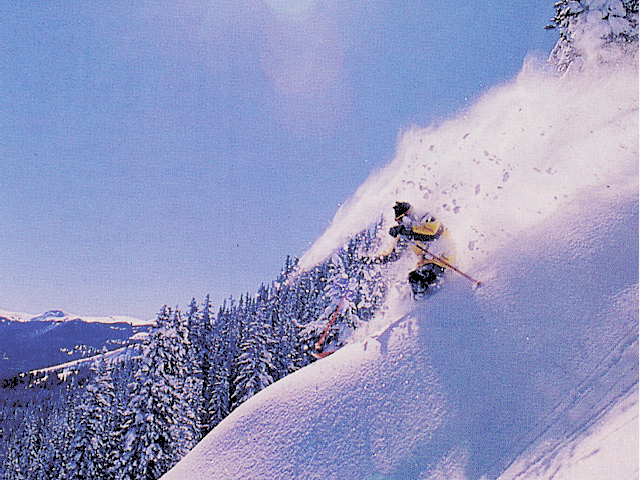
#> input picture tests/snowmass.bmp, 640 x 480 px
$ python img2mif.py tests/snowmass.bmp tests/orig.png
#> lines starting #> are read from the running program, lines starting #| are printed output that depends on the picture
### mif_cmap.py
import re
from abc import ABC, abstractmethod

from pix_utils import *

class AbstractMifColorMap(ABC):
	@abstractmethod
	def get_bgr_pix(self, mif_pix):
 		pass

	@abstractmethod
	def get_mif_pix(self, bgr_pix):
		pass

class FileMifColorMap(AbstractMifColorMap):
	def __init__(self, mif_colormap_path):
		self.__cmap, self.__cmap_reversed = \
			FileMifColorMap.__init_from_file(mif_colormap_path)

	def get_bgr_pix(self, mif_pix):
		return self.__cmap[mif_pix]

	def get_mif_pix(self, bgr_pix):
		return FileMifColorMap.__pix_bgr_to_mif(bgr_pix, self.__cmap)

	def img(self):
		return __dump(self.__cmap)

	def dump_to_img(self, out_path):
		cmap_img = FileMifColorMap.__dump(self.__cmap)
		cv2.imwrite(out_path, cmap_img)

	# [59 lines left out: functions __pix_bgr_to_mif, __init_from_file, __dump, not called in this run]

class WebPaletteMifColorMap(AbstractMifColorMap):
	WIDTH = 24
	DEPTH = 256

	def __init__(self):
		pass

	def get_bgr_pix(self, mif_pix):
		r = (mif_pix & 0xe0)
		g = (mif_pix & 0x1c) << 3
		b = (mif_pix & 0x03) << 6

		return (b << 16) | (g << 8) | (r)

	def get_mif_pix(self, bgr_pix):
		b, g, r = bgr_to_tuple(bgr_pix)

		return (r & 0xe0) + ((g >> 3) & 0x1c) + (b >> 6)

	def dump_to_mif(self, cmap_mif_out_path):
#> called with cmap_mif_out_path = 'img_index.mif'
		with open(cmap_mif_out_path, "w") as f:
			f.write("WIDTH = {};\n".format(WebPaletteMifColorMap.WIDTH))
			f.write("DEPTH = {};\n".format(WebPaletteMifColorMap.DEPTH))
			f.write("ADDRESS_RADIX = HEX;\n")
			f.write("DATA_RADIX = HEX;\n")

			f.write("CONTENT BEGIN\n")

			for i in range(WebPaletteMifColorMap.DEPTH):
				f.write("{:x}:{:x};\n".format(i, self.get_bgr_pix(i)))

			f.write("CONTENT END\n")

### mif_convert.py
import numpy as np
import re

import cv2

from pix_utils import *

def merge_channels(img):
	rows, cols, _ = img.shape
#> rows = 480; cols = 640

	ret_img = np.zeros(shape=(rows,cols))
	for row in range(rows):
		for col in range(cols):
			b = img[row, col][0]
			g = img[row, col][1]
			r = img[row, col][2]
			ret_img[row, col] = bgr(b, g, r)
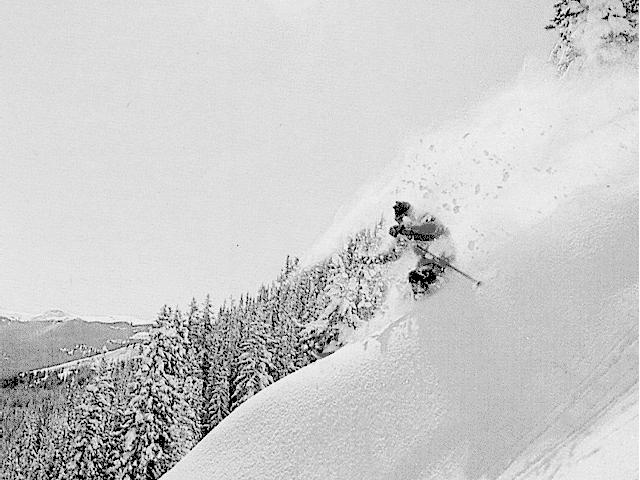
#> ret_img: shape (480, 640) float64; min 0, max 15856113, mean 12652389.7; drawn with min black and max white

	return ret_img

def img_to_mif(img_path, mif_out_path, cmap):
	# Image is ALREADY in bgr

	_img = cv2.imread(img_path, cv2.IMREAD_COLOR)

	# Merge channels of the image into the one

	img = merge_channels(_img)

	img = img.astype(int)

	rows, cols = img.shape
#> rows = 480; cols = 640

	# Vectorize and apply fast pixel transform function

	pix_bgr_to_mif_bound = lambda bgr_pix : cmap.get_mif_pix(bgr_pix)

	pix_bgr_to_mif_vect = np.vectorize(pix_bgr_to_mif_bound)
	mif_img = pix_bgr_to_mif_vect(img)
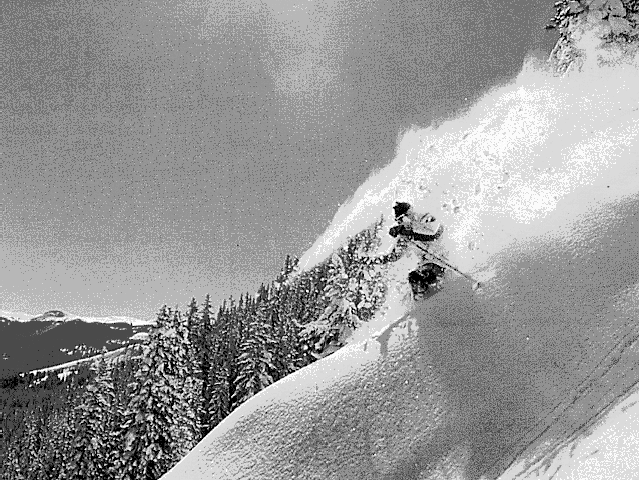
#> mif_img: shape (480, 640) int64; min 0, max 255, mean 152.3

	# Output data to the .mif file

	with open(mif_out_path, "w") as f:
		f.write("WIDTH = 8;\n")
		f.write("DEPTH = {};\n".format(rows * cols))
		f.write("\n")
		f.write("ADDRESS_RADIX = HEX;\n")
		f.write("DATA_RADIX = HEX;\n")
		f.write("\n")

		f.write("CONTENT BEGIN\n")

		i = 0
		for pix in np.nditer(mif_img):
			f.write("{:x}:{:x};\n".format(i, int(pix)))
			i += 1
#> this loop made 307200 passes
#> pix on passes 1 to 3: 115, 115, 115
#> after the loop, i = 307200

		f.write("CONTENT END\n")

	return 0

# [28 lines left out: function mif_to_img, not called in this run]

### pix_utils.py
# [5 lines left out: function bgr_to_rgb, not called in this run]

def bgr(b, g, r):
	return (b << 16) | (g << 8) | (r)

def rgb(r, g, b):
	return (r << 16) | (g << 8) | (r)

# [5 lines left out: function rgb_to_tuple, not called in this run]

def bgr_to_tuple(bgr):
	r = (bgr & 0xff)
	g = (bgr & 0x00ff00) >> 8
	b = (bgr & 0xff0000) >> 16
	return (b, g, r)

### img2mif.py
import numpy as np

import re
import argparse
import tempfile

from pix_utils import *
from mif_cmap import FileMifColorMap, WebPaletteMifColorMap
import mif_convert


def parse_args(argv):
	parser = argparse.ArgumentParser(description='Image to MIF converted. \
		Only webpalette colormap is supported.')

	parser.add_argument('image', help='Path to the image to be converted')
	parser.add_argument('mif_image', help='Path to the output MIF image')

	parser.add_argument('-r', '--reverse', action='store_true',
		help='Perform a reverse operation: convert MIF image to the format \
			specified in arguments')
	parser.add_argument('--colormap', default='img_index.mif',
		help='Name of the output MIF colormap file')

	return parser.parse_args()

def main(argv):
	args = parse_args(argv)

	img_path = args.image
	mif_img_path = args.mif_image
	colormap_path = args.colormap
	is_reverse = args.reverse

	if not is_reverse:
		# Build color map

		cmap = WebPaletteMifColorMap()
		cmap.dump_to_mif(colormap_path)

		# And convert

		mif_convert.img_to_mif(img_path, mif_img_path, cmap)

	else:
		# Dump webpalette colormap into temporary file.
		# We will need it only to simulate the FPGA logic that decodes
		# MIF image through colormap.

		fd_webpalette_cmap = tempfile.NamedTemporaryFile(delete=False)

		cmap = WebPaletteMifColorMap()
		cmap.dump_to_mif(fd_webpalette_cmap.name)

		fd_webpalette_cmap.close()

		# From MIF file generate image by the way FPGA does it through
		# the webpalette colormap

		cmap_file = FileMifColorMap(fd_webpalette_cmap.name)
		mif_convert.mif_to_img(mif_img_path, img_path, cmap_file)

	return 0

if __name__ == "__main__":
	import sys
	sys.exit(main(sys.argv))
#> (the program exits here)
